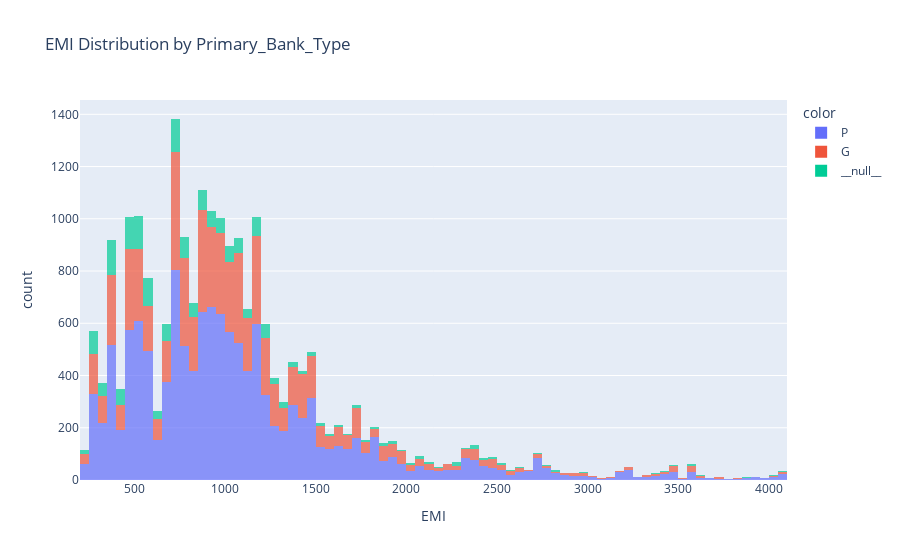

Here is the notebook cell this chart was saved with:
### Code cell
dia.plot_distribution(
    "EMI", 
    by = "Primary_Bank_Type", 
    n_bins=100, 
    density=False, 
    condition= pl.col("EMI").is_between(pl.col("EMI").quantile(0.01), pl.col("EMI").quantile(0.99)),
    # Additional Plotly's kwargs can also be passed 
    opacity = 0.7
)

### Figure 1 — Plotly figure (JSON) as saved in the notebook; plotly's stock layout.template omitted (floating-point values rounded to 4 significant figures; data arrays with more than 128 entries replaced by an {"elided": "..."} marker saying what was removed)
{"data": [{"alignmentgroup": "True", "bingroup": "x", "hovertemplate": "color=P<br>EMI=%{x}<br>count=%{y}<extra></extra>", "legendgroup": "P", "marker": {"color": "#636efa", "opacity": 0.7, "pattern": {"shape": ""}}, "name": "P", "nbinsx": 100, "offsetgroup": "P", "orientation": "v", "showlegend": true, "type": "histogram", "x": {"elided": "13134 int values"}, "xaxis": "x", "yaxis": "y"}, {"alignmentgroup": "True", "bingroup": "x", "hovertemplate": "color=G<br>EMI=%{x}<br>count=%{y}<extra></extra>", "legendgroup": "G", "marker": {"color": "#EF553B", "opacity": 0.7, "pattern": {"shape": ""}}, "name": "G", "nbinsx": 100, "offsetgroup": "G", "orientation": "v", "showlegend": true, "type": "histogram", "x": {"elided": "6856 int values"}, "xaxis": "x", "yaxis": "y"}, {"alignmentgroup": "True", "bingroup": "x", "hovertemplate": "color=__null__<br>EMI=%{x}<br>count=%{y}<extra></extra>", "legendgroup": "__null__", "marker": {"color": "#00cc96", "opacity": 0.7, "pattern": {"shape": ""}}, "name": "__null__", "nbinsx": 100, "offsetgroup": "__null__", "orientation": "v", "showlegend": true, "type": "histogram", "x": {"elided": "1861 int values"}, "xaxis": "x", "yaxis": "y"}], "layout": {"barmode": "relative", "legend": {"title": {"text": "color"}, "tracegroupgap": 0}, "title": {"text": "EMI Distribution by Primary_Bank_Type"}, "xaxis": {"anchor": "y", "domain": [0, 1], "title": {"text": "EMI"}}, "yaxis": {"anchor": "x", "domain": [0, 1], "title": {"text": "count"}}}}
